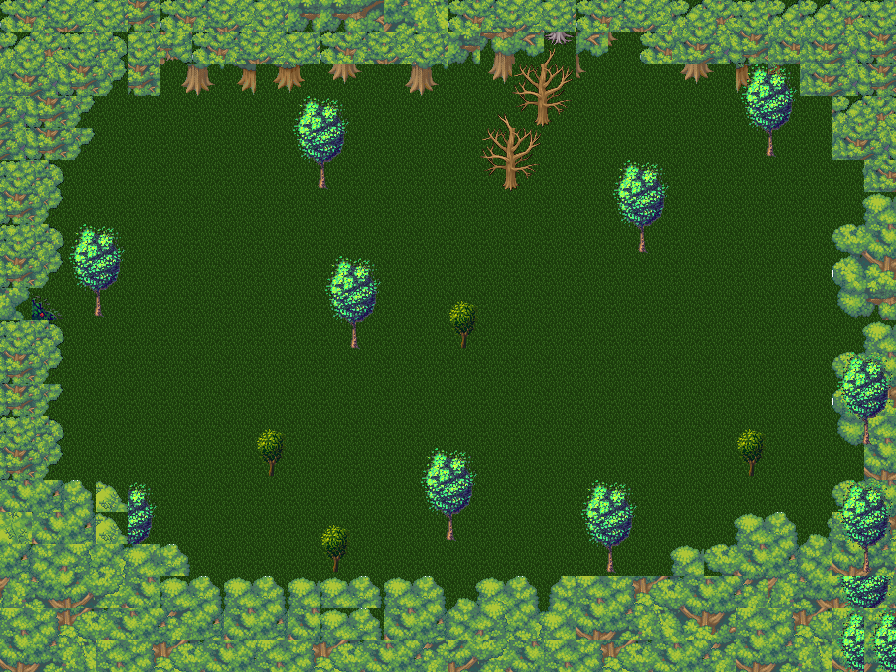

A 2D game scene composited from a Tiled map and its tileset images. What follows is a short description and the map's XML, with every tile layer's data as written:
An orthogonal 28x21 tile map with 32x32 px tiles, 3 tile layers (Bottom, Middle, Foreground), 3 tilesets.

<map version="1.11" tiledversion="1.11.2" orientation="orthogonal" renderorder="right-down" width="28" height="21" tilewidth="32" tileheight="32" infinite="0" nextlayerid="5" nextobjectid="1">
 <tileset firstgid="1" source="../../tiled_projects/odyssey_tileset_part1.tsx" />
 <tileset firstgid="3585" source="../../tiled_projects/odyssey_tileset_part2.tsx" />
 <tileset firstgid="6980" source="../../tiled_projects/collision_tileset.tsx" />
 <layer id="1" name="Bottom" width="28" height="21">
  <data encoding="csv">
33,33,33,33,33,33,33,33,33,33,33,33,33,33,33,33,33,33,33,33,33,33,33,33,33,33,33,33,
33,33,33,33,33,33,33,33,33,33,33,33,33,33,33,33,33,33,33,33,33,33,33,33,33,33,33,33,
33,33,33,33,33,33,33,33,33,33,33,33,33,33,33,33,33,33,33,33,33,33,33,33,33,33,33,33,
33,33,33,33,33,33,33,33,33,33,33,33,33,33,33,33,33,33,33,33,33,33,33,33,33,33,33,33,
33,33,33,33,33,33,33,33,33,33,33,33,33,33,33,33,33,33,33,33,33,33,33,33,33,33,33,33,
33,33,33,33,33,33,33,33,33,33,33,33,33,33,33,33,33,33,33,33,33,33,33,33,33,33,33,33,
33,33,33,33,33,33,33,33,33,33,33,33,33,33,33,33,33,33,33,33,33,33,33,33,33,33,33,33,
33,33,33,33,33,33,33,33,33,33,33,33,33,33,33,33,33,33,33,33,33,33,33,33,33,33,33,33,
33,33,33,33,33,33,33,33,33,33,33,33,33,33,33,33,33,33,33,33,33,33,33,33,33,33,33,33,
33,33,33,33,33,33,33,33,33,33,33,33,33,33,33,33,33,33,33,33,33,33,33,33,33,33,33,33,
33,33,33,33,33,33,33,33,33,33,33,33,33,33,33,33,33,33,33,33,33,33,33,33,33,33,33,33,
33,33,33,33,33,33,33,33,33,33,33,33,33,33,33,33,33,33,33,33,33,33,33,33,33,33,33,33,
33,33,33,33,33,33,33,33,33,33,33,33,33,33,33,33,33,33,33,33,33,33,33,33,33,33,33,33,
33,33,33,33,33,33,33,33,33,33,33,33,33,33,33,33,33,33,33,33,33,33,33,33,33,33,33,33,
33,33,33,33,33,33,33,33,33,33,33,33,33,33,33,33,33,33,33,33,33,33,33,33,33,33,33,33,
33,33,33,33,33,33,33,33,33,33,33,33,33,33,33,33,33,33,33,33,33,33,33,33,33,33,33,33,
33,33,33,33,33,33,33,33,33,33,33,33,33,33,33,33,33,33,33,33,33,33,33,33,33,33,33,33,
33,33,33,33,33,33,33,33,33,33,33,33,33,33,33,33,33,33,33,33,33,33,33,33,33,33,33,33,
33,33,33,33,33,33,33,33,33,33,33,33,33,33,33,33,33,33,33,33,33,33,33,33,33,33,33,33,
33,33,33,33,33,33,33,33,33,33,33,33,33,33,33,33,33,33,33,33,33,33,33,33,33,33,33,33,
33,33,33,33,33,33,33,33,33,33,33,33,33,33,33,33,33,33,33,33,33,33,33,33,33,33,33,33
</data>
 </layer>
 <layer id="2" name="Middle" width="28" height="21">
  <data encoding="csv">
6938,6939,6940,6941,6948,6938,6939,6940,6941,6781,6781,6782,6772,6773,6938,6939,6940,6941,6938,6939,6940,6959,6960,6961,6959,6959,6960,6961,
6959,6960,6961,6962,6941,6947,6938,6939,6940,6941,6938,6939,6940,6941,6781,6785,6786,6897,6786,6793,6938,6966,6967,6968,6966,6966,6967,6968,
6966,6967,6968,6969,6948,6788,6789,6369,6701,6702,6792,6793,6788,6789,0,6792,6903,6904,6793,0,0,6792,6793,6702,6702,6966,6967,6968,
6967,6968,6969,33,33,33,33,33,33,4936,4937,33,33,33,0,6896,6910,6911,0,0,0,0,0,6369,6370,0,6959,6960,
6967,6968,6969,33,33,33,33,33,33,4943,4944,33,33,33,0,6903,6904,0,0,0,0,0,0,4950,4951,0,6966,6967,
6961,6962,33,33,33,33,33,33,33,4950,4951,33,33,33,0,6910,6911,0,0,4936,4937,0,0,0,0,0,6707,6966,
6968,6969,33,33,33,33,33,33,0,0,0,0,0,0,0,0,0,0,0,4943,4944,0,0,0,0,0,6707,6708,
6961,6962,4936,4937,33,33,33,0,0,0,0,0,0,0,0,0,0,0,0,4950,4951,0,0,0,0,0,6714,6715,
6968,6969,4943,4944,33,33,33,0,0,0,4936,4937,0,0,0,0,0,0,0,0,0,0,0,0,0,0,6721,6722,
6805,5052,4950,4951,33,33,33,0,0,0,4943,4944,0,0,56,0,0,0,0,0,0,0,0,0,0,0,6728,6729,
6961,6962,33,33,33,33,33,0,0,0,4950,4951,0,0,63,0,0,0,0,0,0,0,0,0,0,0,6707,6708,
6968,6969,33,33,33,33,0,0,0,0,0,0,0,0,0,0,0,0,0,0,0,0,0,0,0,0,6714,6715,
6968,6969,33,33,33,33,0,0,0,0,0,0,0,0,0,0,0,0,0,0,0,0,0,0,0,0,6721,6722,
6961,6962,33,33,33,33,0,0,56,0,0,0,0,0,0,0,0,0,0,0,0,0,0,56,0,0,6728,6764,
6968,6969,33,33,33,33,0,0,63,0,0,0,0,4936,4937,0,0,0,0,0,0,0,0,63,0,0,6735,6771,
6715,6716,6709,6674,4937,33,0,0,0,0,0,0,0,4943,4944,0,0,0,4936,4937,0,0,0,0,0,0,6714,6715,
6680,6715,6716,6674,4944,33,0,0,0,0,56,0,0,4950,4951,0,0,0,4943,4944,0,0,6707,6708,6709,6710,6764,6765,
6716,6717,6718,6719,6720,6709,0,0,0,0,63,0,0,0,0,0,0,0,4950,4951,6707,6708,6714,6715,6716,6717,6771,6772,
6723,6724,6725,6726,6727,6708,6709,6708,6709,6708,6708,6709,6708,6709,6710,6711,6712,6713,6764,6765,6766,6767,6768,6769,6723,6724,6725,6726,
6764,6765,6766,6767,6768,6769,6716,6715,6716,6715,6708,6709,6715,6716,6717,6718,6719,6720,6771,6772,6773,6774,6775,6764,6765,6766,6764,6765,
6771,6772,6773,6764,6765,6766,6767,6768,6764,6765,6766,6767,6768,6769,6725,6726,6727,6764,6765,6766,6767,6768,6769,6771,6772,6773,6771,6772
</data>
 </layer>
 <layer id="3" name="Foreground" width="28" height="21">
  <data encoding="csv">
0,0,0,0,0,0,0,0,0,0,0,0,0,0,0,0,0,0,0,0,0,0,0,0,0,0,0,0,
0,0,0,0,0,0,0,0,0,0,0,0,0,0,0,0,0,0,0,0,0,0,0,0,0,0,0,0,
0,0,0,0,0,0,0,0,0,0,0,0,0,0,0,0,0,0,0,0,0,0,0,4936,4937,0,0,0,
0,0,0,0,0,0,0,0,0,0,0,0,0,0,0,0,0,0,0,0,0,0,0,4943,4944,0,0,0,
0,0,0,0,0,0,0,0,0,0,0,0,0,0,0,0,0,0,0,0,0,0,0,4950,4951,0,0,0,
0,0,0,0,0,0,0,0,0,0,0,0,0,0,0,0,0,0,0,0,0,0,0,0,0,0,0,0,
0,0,0,0,0,0,0,0,0,0,0,0,0,0,0,0,0,0,0,0,0,0,0,0,0,0,0,0,
0,0,0,0,0,0,0,0,0,0,0,0,0,0,0,0,0,0,0,0,0,0,0,0,0,0,0,0,
0,0,0,0,0,0,0,0,0,0,0,0,0,0,0,0,0,0,0,0,0,0,0,0,0,0,0,0,
0,0,0,0,0,0,0,0,0,0,0,0,0,0,0,0,0,0,0,0,0,0,0,0,0,0,0,0,
0,0,0,0,0,0,0,0,0,0,0,0,0,0,0,0,0,0,0,0,0,0,0,0,0,0,0,0,
0,0,0,0,0,0,0,0,0,0,0,0,0,0,0,0,0,0,0,0,0,0,0,0,0,0,4936,4937,
0,0,0,0,0,0,0,0,0,0,0,0,0,0,0,0,0,0,0,0,0,0,0,0,0,0,4943,4944,
0,0,0,0,0,0,0,0,0,0,0,0,0,0,0,0,0,0,0,0,0,0,0,0,0,0,4950,4951,
0,0,0,0,0,0,0,0,0,0,0,0,0,0,0,0,0,0,0,0,0,0,0,0,0,0,0,0,
0,0,0,0,0,0,0,0,0,0,0,0,0,0,0,0,0,0,0,0,0,0,0,0,0,0,4936,4937,
0,0,0,0,0,0,0,0,0,0,0,0,0,0,0,0,0,0,0,0,0,0,0,0,0,0,4943,4944,
0,0,0,0,0,0,0,0,0,0,0,0,0,0,0,0,0,0,0,0,0,0,0,0,0,0,4950,4951,
0,0,0,0,0,0,0,0,0,0,0,0,0,0,0,0,0,0,0,0,0,0,0,0,0,0,4943,4944,
0,0,0,0,0,0,0,0,0,0,0,0,0,0,0,0,0,0,0,0,0,0,0,0,0,0,4936,4936,
0,0,0,0,0,0,0,0,0,0,0,0,0,0,0,0,0,0,0,0,0,0,0,0,0,0,4943,4943
</data>
 </layer>
 <objectgroup id="4" name="Collision">
 </objectgroup>
</map>